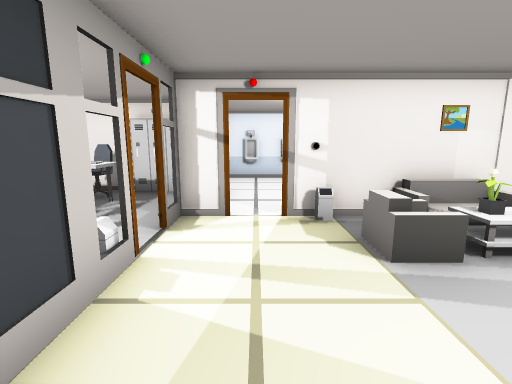
view 1 (above)

14 first-person views from a walk through a Unity game level. The camera is 1.4 m above the floor, tilts 10° down and sees 85° across. The floor is counted in squares, 1 m on a side. Each view is taken from the middle of a square. On the plan, view 1 faces up. The plan holds only what a view shows up to about 14 squares ahead; the rest is blank. The player is left out. Some animated figures are not drawn. Door leaves are left out, so doorways stand open. Some surface patterns are stand-ins.

view 2
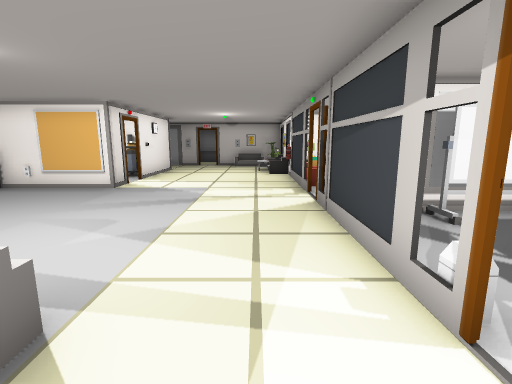

view 3
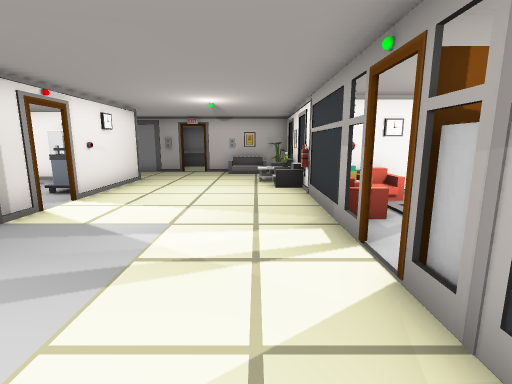

view 4
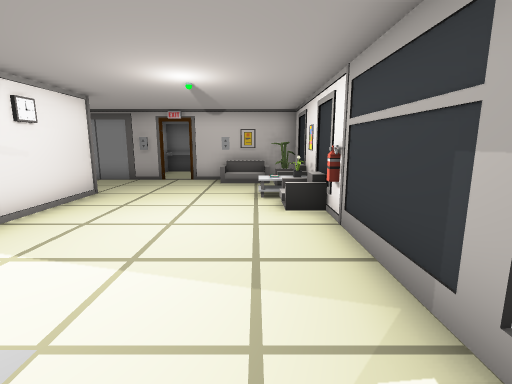

view 5
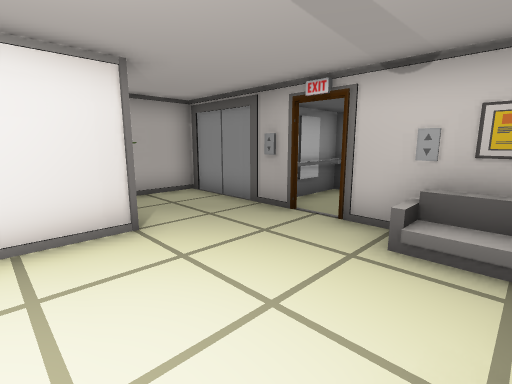

view 6
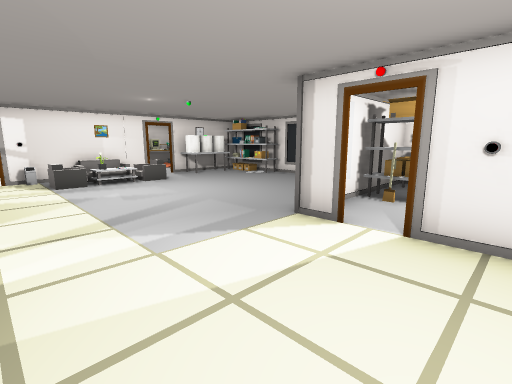

view 7
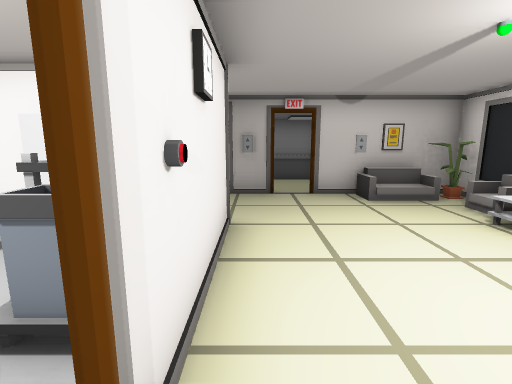

view 8
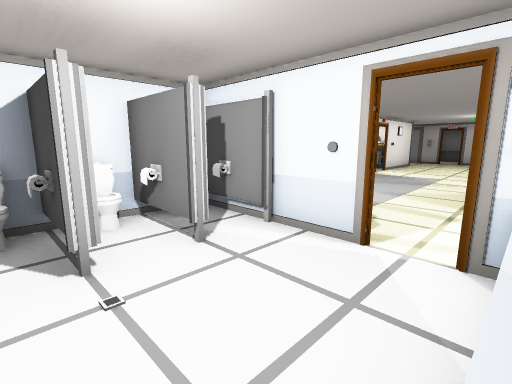

view 9
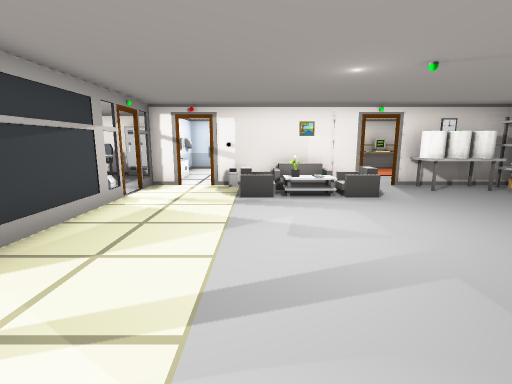

view 10
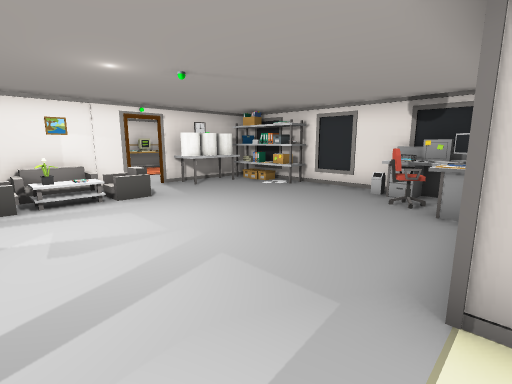

view 11
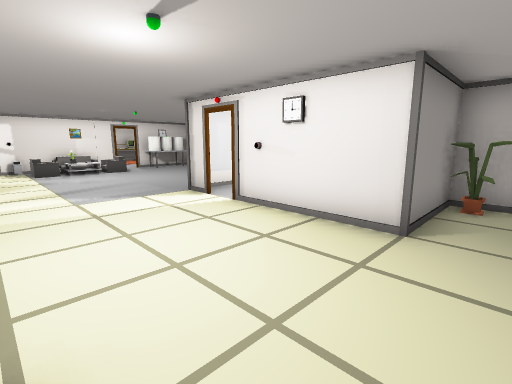

view 12
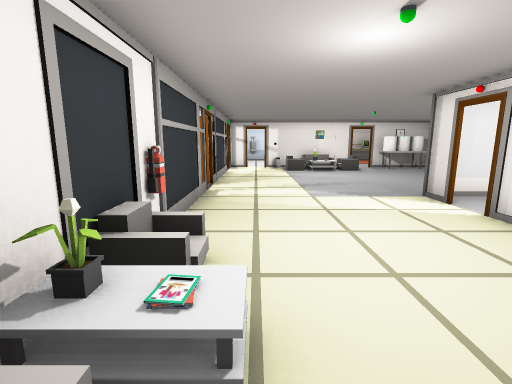

view 13
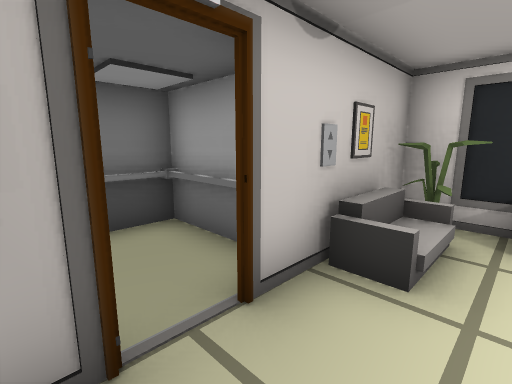

view 14
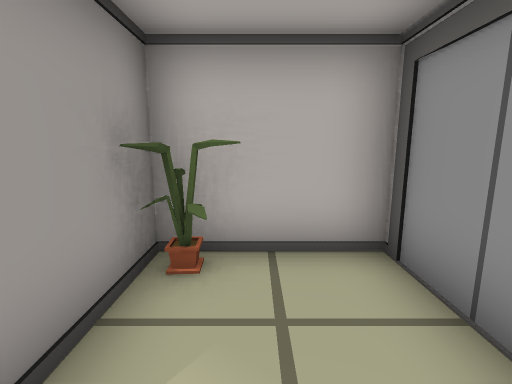

### Floor plan
Key: @ floor where view 1 was taken; # wall or solid block; . floor; D open door; = window, fence, low wall or low ledge; C chair; L locker; E desk; A carpet; S sofa; B cabinet; F fire extinguisher; H shelf; I sink; P plant; O other object.
Columns run from 4 left of view 1 to 10 right of it. Each row starts with its distance up from view 1.
 11   ####
 10   #O..
  9   #....#
  8 CLLI..###
  7 CE I..####
  6 OEAIDD..=OD
  5   A..##SO##
  4   DD..SS
  3   DD..S#
  2  A#...
  1   #...
  0 ###.@.        #
 -1 A BD..       AA
 -2   AD..      ACE
 -3   AD..  A   AEE
 -4   A......A#AEOA
 -5   A......A HHOO
 -6  =#......A HHOA
 -7  ##F.....OOAO
 -8   #O.....OO
 -9   #S.....#OO
-10   ##.......P#
-11   ##........#
-12    #OS.DD...#
-13    ####.#####
-14      #..#
-15      #..#
-16      ####

Where each view was taken, in squares from view 1:
view 1: 0 up, 0 right, facing up
view 2: 5 up, 0 right, facing down
view 3: 1 up, 0 right, facing down
view 4: 2 down, 0 right, facing down
view 5: 8 down, 0 right, facing down-right
view 6: 7 down, 0 right, facing up-right
view 7: 5 down, 4 right, facing down
view 8: 9 up, 1 left, facing down-right
view 9: 4 down, 2 right, facing up
view 10: 4 down, 2 right, facing up-right
view 11: 11 down, 0 right, facing up-right
view 12: 11 down, 0 right, facing up
view 13: 11 down, 4 right, facing down-left
view 14: 11 down, 4 right, facing right
